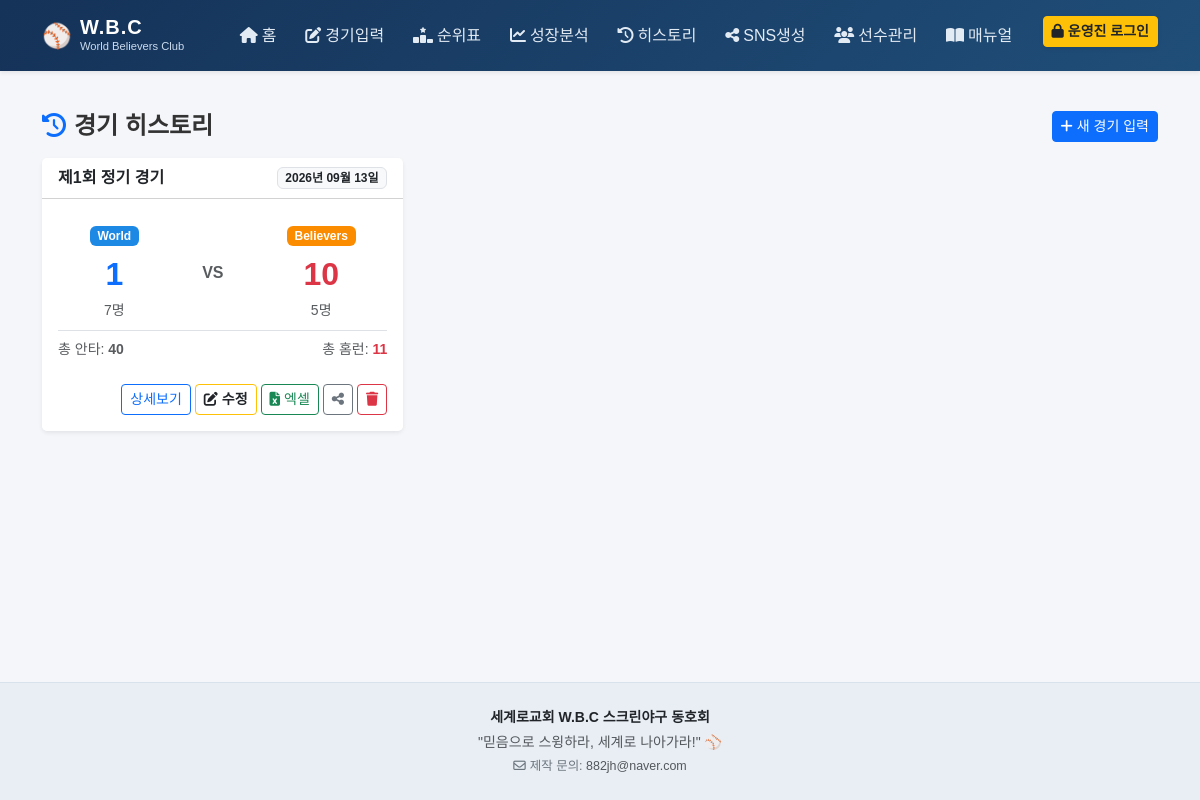
Before: /history with the older database file.
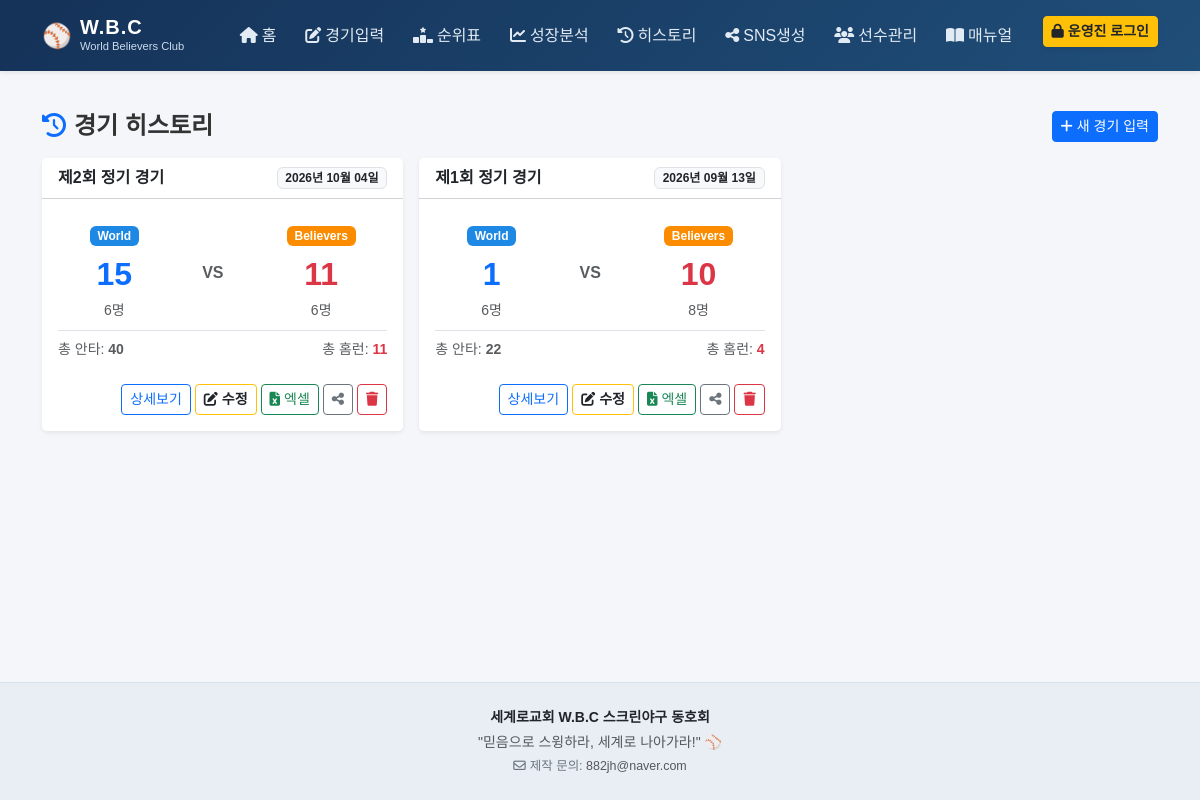
After: the same page with the newer database file.
### tables this page shows
CREATE TABLE games (
            id               INTEGER PRIMARY KEY AUTOINCREMENT,
            game_date        TEXT NOT NULL,
            game_number      INTEGER,
            location         TEXT DEFAULT '스크린야구장',
            world_score      INTEGER,
            believers_score  INTEGER,
            notes            TEXT,
            created_at       TEXT DEFAULT (datetime('now','localtime'))
        , match_type TEXT DEFAULT '2teams', score_details TEXT DEFAULT '');

### app.py (the view)
@app.route('/history')
def history():
    conn = get_db()
    games = conn.execute('''
        SELECT g.*,
               COUNT(DISTINCT CASE WHEN br.team='World' THEN br.player_id END) w_players,
               COUNT(DISTINCT CASE WHEN br.team='Believers' THEN br.player_id END) b_players,
               SUM(br.hits) total_hits, SUM(br.hr) total_hr
        FROM games g LEFT JOIN batting_records br ON br.game_id=g.id
        GROUP BY g.id ORDER BY g.game_date DESC, g.id DESC
    ''').fetchall()
    conn.close()
    return render_template('history.html', games=games, fmt_date=fmt_date)

### app.py (called while the page is built)
@app.context_processor
def inject_auth():
    return {
        'is_admin': session.get('is_admin', False),
        'fmt_rate': fmt_rate
    }

def get_db():
    conn = sqlite3.connect(DB_PATH, timeout=10.0)
    conn.row_factory = sqlite3.Row
    conn.execute('PRAGMA foreign_keys = ON')
    conn.execute('PRAGMA journal_mode = WAL')
    conn.execute('PRAGMA busy_timeout = 5000')
    return conn

def fmt_date(d):
    try:
        dt = datetime.strptime(str(d),'%Y-%m-%d')
        return f"{dt.year}년 {dt.month:02d}월 {dt.day:02d}일"
    except:
        return str(d)

### templates/history.html (shortened to what this page needs)
{% extends 'base.html' %}
{% block content %}
<div class="d-flex justify-content-between align-items-center mb-3">
    <h4 class="fw-bold mb-0"><i class="fa-solid fa-clock-rotate-left text-primary me-2"></i>경기 히스토리</h4>
    <a href="{{ url_for('game_new') }}" class="btn btn-primary btn-sm">
        <i class="fa-solid fa-plus me-1"></i>새 경기 입력
    </a>
</div>
<div class="row g-3">
    {% for g in games %}
    <div class="col-md-6 col-lg-4">
        <div class="card shadow-sm border-0 h-100">
            <div class="card-header bg-white d-flex justify-content-between align-items-center py-2">
                <span class="fw-bold text-dark">제{{ g.game_number or '?' }}회 정기 경기</span>
                <span class="badge bg-light text-dark border">{{ fmt_date(g.game_date) }}</span>
            </div>
            <div class="card-body">
                <div class="d-flex justify-content-around align-items-center text-center my-2">
                    <div>
                        <span class="badge badge-world mb-1">World</span>
                        <div class="fs-2 fw-bold text-primary">{{ g.world_score if g.world_score is not none else '-' }}</div>
                        <small class="text-muted">{{ g.w_players or 0 }}명</small>
                    </div>
                    <div class="text-muted fw-bold">VS</div>
                    <div>
                        <span class="badge badge-believers mb-1">Believers</span>
                        <div class="fs-2 fw-bold text-danger">{{ g.believers_score if g.believers_score is not none else '-' }}</div>
                        <small class="text-muted">{{ g.b_players or 0 }}명</small>
                    </div>
                </div>
                <div class="border-top pt-2 mt-2 text-muted small d-flex justify-content-between">
                    <span>총 안타: <strong>{{ g.total_hits or 0 }}</strong></span>
                    <span>총 홈런: <strong class="text-danger">{{ g.total_hr or 0 }}</strong></span>
                </div>
            </div>
            <div class="card-footer bg-white border-top-0 d-flex justify-content-end gap-1 pb-3 flex-wrap">
                <a href="{{ url_for('game_detail', gid=g.id) }}" class="btn btn-outline-primary btn-sm">
                    상세보기
                </a>
                <a href="{{ url_for('game_edit', gid=g.id) }}" class="btn btn-outline-warning text-dark btn-sm fw-bold" title="기록 수정">
                    <i class="fa-solid fa-pen-to-square me-1"></i>수정
                </a>
                <a href="{{ url_for('export_excel', gid=g.id) }}" class="btn btn-outline-success btn-sm" title="엑셀 다운로드">
                    <i class="fa-solid fa-file-excel me-1"></i>엑셀
                </a>
                <a href="{{ url_for('sns_page', gid=g.id) }}" class="btn btn-outline-secondary btn-sm" title="SNS 공유">
                    <i class="fa-solid fa-share-nodes"></i>
                </a>
                <form method="POST" action="{{ url_for('game_delete', gid=g.id) }}" class="d-inline" onsubmit="return confirm('정말 이 경기 기록을 삭제하시겠습니까?');">
                    <button type="submit" class="btn btn-outline-danger btn-sm" title="삭제">
                        <i class="fa-solid fa-trash"></i>
                    </button>
                </form>
            </div>
        </div>
    </div>
    {% else %}
    <div class="col-12 text-center py-5 text-muted">
        <p>등록된 경기 기록이 없습니다.</p>
    </div>
    {% endfor %}
</div>
{% endblock %}

### templates/base.html (shortened to what this page needs)
<!DOCTYPE html>
<html lang="ko">
<head>
    <link href="https://cdn.jsdelivr.net/npm/bootstrap@5.3.0/dist/css/bootstrap.min.css" rel="stylesheet">
    <link rel="stylesheet" href="https://cdnjs.cloudflare.com/ajax/libs/font-awesome/6.4.0/css/all.min.css">
    <link rel="stylesheet" href="{{ url_for('static', filename='css/style.css') }}">
</head>
<body>
    <nav class="navbar navbar-expand-lg navbar-dark navbar-custom sticky-top shadow-sm">
        <div class="container">
            <a class="navbar-brand fw-bold d-flex align-items-center gap-2" href="{{ url_for('index') }}">
                <span class="fs-4">⚾</span>
                <div>
                    <div class="brand-title">W.B.C</div>
                    <div class="brand-sub">World Believers Club</div>
                </div>
            </a>
            <div class="collapse navbar-collapse" id="navbarContent">
                <ul class="navbar-nav ms-auto mb-2 mb-lg-0 fw-medium">
                    <li class="nav-item">
                        <a class="nav-link" href="{{ url_for('index') }}"><i class="fa-solid fa-house me-1"></i>홈</a>
                    </li>
                    <li class="nav-item">
                        <a class="nav-link" href="{{ url_for('game_new') }}"><i class="fa-solid fa-pen-to-square me-1"></i>경기입력</a>
                    </li>
                    <li class="nav-item">
                        <a class="nav-link" href="{{ url_for('rankings') }}"><i class="fa-solid fa-ranking-star me-1"></i>순위표</a>
                    </li>
                    <li class="nav-item">
                        <a class="nav-link" href="{{ url_for('analytics_page') }}"><i class="fa-solid fa-chart-line me-1"></i>성장분석</a>
                    </li>
                    <li class="nav-item">
                        <a class="nav-link" href="{{ url_for('history') }}"><i class="fa-solid fa-clock-rotate-left me-1"></i>히스토리</a>
                    </li>
                    <li class="nav-item">
                        <a class="nav-link" href="{{ url_for('sns_page') }}"><i class="fa-solid fa-share-nodes me-1"></i>SNS생성</a>
                    </li>
                    <li class="nav-item">
                        <a class="nav-link" href="{{ url_for('players_page') }}"><i class="fa-solid fa-users me-1"></i>선수관리</a>
                    </li>
                    <li class="nav-item">
                        <a class="nav-link" href="{{ url_for('manual_page') }}"><i class="fa-solid fa-book-open me-1"></i>매뉴얼</a>
                    </li>
                    {% if is_admin %}
                    <li class="nav-item d-flex align-items-center ms-lg-3 my-2 my-lg-0">
                        <span class="badge bg-success-subtle text-success border border-success-subtle px-2 py-1 me-2" title="현재 경기 입력, 수정, 삭제가 가능합니다.">
                            <i class="fa-solid fa-lock-open me-1"></i>운영진 모드
                        </span>
                        <a href="{{ url_for('logout') }}" class="btn btn-sm btn-outline-light text-nowrap">
                            <i class="fa-solid fa-arrow-right-from-bracket me-1"></i>로그아웃
                        </a>
                    </li>
                    {% else %}
                    <li class="nav-item ms-lg-3 my-2 my-lg-0">
                        <button type="button" class="btn btn-sm btn-warning text-dark fw-bold text-nowrap shadow-sm" data-bs-toggle="modal" data-bs-target="#adminLoginModal">
                            <i class="fa-solid fa-lock me-1"></i>운영진 로그인
                        </button>
                    </li>
                    {% endif %}
                </ul>
            </div>
        </div>
    </nav>
    <main class="container my-4">
        {% block content %}{% endblock %}
    </main>
    <footer class="footer-custom py-4 mt-auto">
        <div class="container text-center text-muted small">
            <p class="mb-1 fw-bold text-dark">세계로교회 W.B.C 스크린야구 동호회</p>
            <p class="mb-1">"믿음으로 스윙하라, 세계로 나아가라!" ⚾</p>
            <p class="mb-0 text-secondary" style="font-size: 0.78rem;">
                <i class="fa-regular fa-envelope me-1"></i>제작 문의: <a href="mailto:882jh@naver.com" class="text-decoration-none text-muted fw-medium">882jh@naver.com</a>
            </p>
        </div>
    </footer>
</body>
</html>

### static/css/style.css (style rules this page uses)
body { font-family: 'Noto Sans KR', sans-serif; background-color: #f4f6f9; color: #333; min-height: 100vh; display: flex; flex-direction: column; }
.navbar-custom { background: linear-gradient(135deg, #153258, #1F4E79); padding: 0.7rem 1rem; }
.brand-title { font-size: 1.25rem; line-height: 1.1; font-weight: 800; letter-spacing: 1px; }
.brand-sub { font-size: 0.7rem; color: #cadbee; font-weight: 400; }
.nav-link { color: #e2eaf3 !important; padding: 0.5rem 0.9rem !important; border-radius: 6px; transition: all 0.2s; }
.footer-custom { background-color: #e9eef5; border-top: 1px solid #d8e2ec; }
.badge-world { background-color: #1E88E5; color: white; }
.badge-believers { background-color: #FB8C00; color: white; }

Changed rows visible on the page:
added games: game_number "2", game_date "2026년 10월 04일", world_score "15", w_players "6", believers_score "11", b_players "6", total_hits "40"
changed games (number 2 of 2 on the later page): w_players "7" → "6"; b_players "5" → "8"; total_hits "40" → "22"; total_hr "11" → "4"
